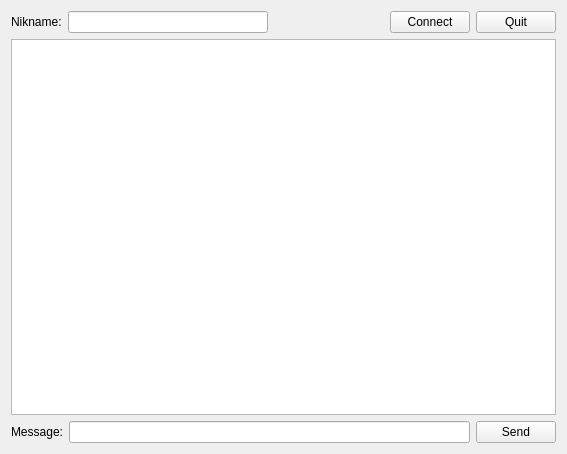
<?xml version="1.0" encoding="UTF-8"?>
<ui version="4.0">
 <class>Widget</class>
 <widget class="QWidget" name="Widget">
  <property name="geometry">
   <rect>
    <x>0</x>
    <y>0</y>
    <width>567</width>
    <height>454</height>
   </rect>
  </property>
  <property name="windowTitle">
   <string>Widget</string>
  </property>
  <layout class="QVBoxLayout" name="verticalLayout">
   <item>
    <layout class="QHBoxLayout" name="horizontalLayout_2">
     <item>
      <widget class="QLabel" name="label">
       <property name="text">
        <string>Nikname:</string>
       </property>
      </widget>
     </item>
     <item>
      <widget class="QLineEdit" name="niknameLine">
       <property name="minimumSize">
        <size>
         <width>200</width>
         <height>0</height>
        </size>
       </property>
      </widget>
     </item>
     <item>
      <spacer name="horizontalSpacer">
       <property name="orientation">
        <enum>Qt::Horizontal</enum>
       </property>
       <property name="sizeHint" stdset="0">
        <size>
         <width>28</width>
         <height>20</height>
        </size>
       </property>
      </spacer>
     </item>
     <item>
      <widget class="QPushButton" name="bindButton">
       <property name="text">
        <string>Connect</string>
       </property>
      </widget>
     </item>
     <item>
      <widget class="QPushButton" name="quitButton">
       <property name="text">
        <string>Quit</string>
       </property>
      </widget>
     </item>
    </layout>
   </item>
   <item>
    <widget class="QTextEdit" name="textEdit"/>
   </item>
   <item>
    <layout class="QHBoxLayout" name="horizontalLayout">
     <item>
      <widget class="QLabel" name="label_2">
       <property name="text">
        <string>Message:</string>
       </property>
      </widget>
     </item>
     <item>
      <widget class="QLineEdit" name="messageLine">
       <property name="minimumSize">
        <size>
         <width>300</width>
         <height>0</height>
        </size>
       </property>
      </widget>
     </item>
     <item>
      <widget class="QPushButton" name="sendButton">
       <property name="text">
        <string>Send</string>
       </property>
       <property name="autoDefault">
        <bool>true</bool>
       </property>
      </widget>
     </item>
    </layout>
   </item>
  </layout>
 </widget>
 <layoutdefault spacing="6" margin="11"/>
 <resources/>
 <connections>
  <connection>
   <sender>quitButton</sender>
   <signal>clicked()</signal>
   <receiver>Widget</receiver>
   <slot>close()</slot>
   <hints>
    <hint type="sourcelabel">
     <x>496</x>
     <y>31</y>
    </hint>
    <hint type="destinationlabel">
     <x>352</x>
     <y>1</y>
    </hint>
   </hints>
  </connection>
 </connections>
</ui>
